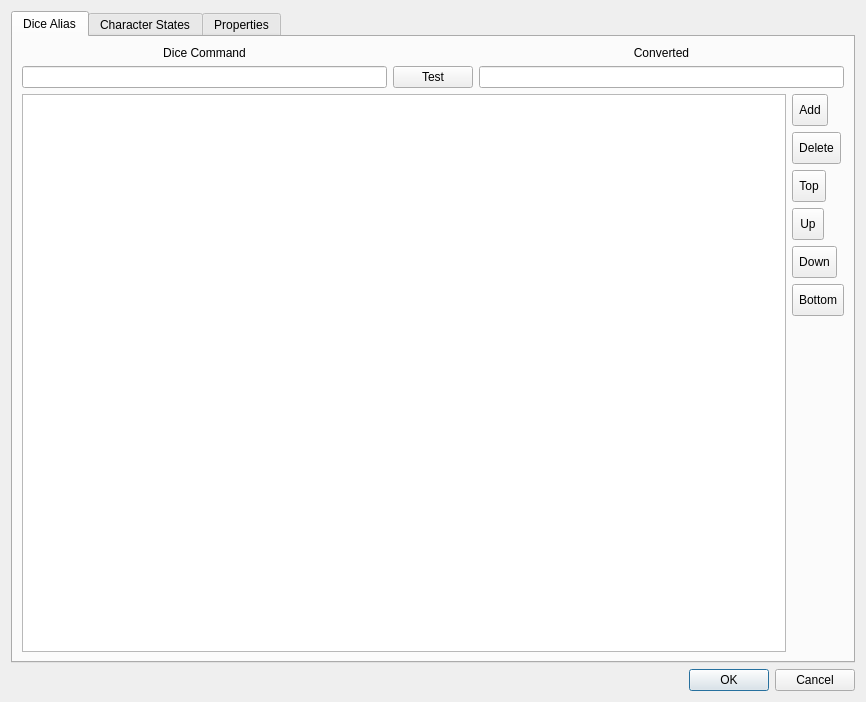
<?xml version="1.0" encoding="UTF-8"?>
<ui version="4.0">
 <class>CampaignProperties</class>
 <widget class="QDialog" name="CampaignProperties">
  <property name="geometry">
   <rect>
    <x>0</x>
    <y>0</y>
    <width>866</width>
    <height>702</height>
   </rect>
  </property>
  <property name="windowTitle">
   <string>Dialog</string>
  </property>
  <layout class="QVBoxLayout" name="verticalLayout_5">
   <item>
    <widget class="QTabWidget" name="m_tabwidget">
     <property name="currentIndex">
      <number>0</number>
     </property>
     <widget class="QWidget" name="dicealias">
      <attribute name="title">
       <string>Dice Alias</string>
      </attribute>
      <layout class="QVBoxLayout" name="verticalLayout">
       <item>
        <layout class="QHBoxLayout" name="horizontalLayout_10" stretch="1,0,1">
         <item>
          <layout class="QVBoxLayout" name="verticalLayout_10">
           <item>
            <widget class="QLabel" name="label_15">
             <property name="text">
              <string>Dice Command</string>
             </property>
             <property name="alignment">
              <set>Qt::AlignmentFlag::AlignCenter</set>
             </property>
            </widget>
           </item>
           <item>
            <widget class="QLineEdit" name="m_cmdDiceEdit"/>
           </item>
          </layout>
         </item>
         <item>
          <layout class="QVBoxLayout" name="verticalLayout_11">
           <item>
            <spacer name="horizontalSpacer_3">
             <property name="orientation">
              <enum>Qt::Orientation::Horizontal</enum>
             </property>
             <property name="sizeHint" stdset="0">
              <size>
               <width>40</width>
               <height>20</height>
              </size>
             </property>
            </spacer>
           </item>
           <item>
            <widget class="QPushButton" name="m_testPushButton">
             <property name="text">
              <string>Test</string>
             </property>
            </widget>
           </item>
          </layout>
         </item>
         <item>
          <layout class="QVBoxLayout" name="verticalLayout_12">
           <item>
            <widget class="QLabel" name="label_16">
             <property name="text">
              <string>Converted</string>
             </property>
             <property name="alignment">
              <set>Qt::AlignmentFlag::AlignCenter</set>
             </property>
            </widget>
           </item>
           <item>
            <widget class="QLineEdit" name="m_convertedCmdEdit"/>
           </item>
          </layout>
         </item>
        </layout>
       </item>
       <item>
        <layout class="QHBoxLayout" name="horizontalLayout_11">
         <item>
          <widget class="QTableView" name="m_tableViewAlias">
           <property name="editTriggers">
            <set>QAbstractItemView::EditTrigger::AllEditTriggers</set>
           </property>
           <property name="dragEnabled">
            <bool>true</bool>
           </property>
           <property name="dragDropMode">
            <enum>QAbstractItemView::DragDropMode::DragDrop</enum>
           </property>
           <property name="alternatingRowColors">
            <bool>true</bool>
           </property>
           <property name="selectionBehavior">
            <enum>QAbstractItemView::SelectionBehavior::SelectRows</enum>
           </property>
           <property name="sortingEnabled">
            <bool>false</bool>
           </property>
           <attribute name="horizontalHeaderStretchLastSection">
            <bool>false</bool>
           </attribute>
           <attribute name="verticalHeaderVisible">
            <bool>false</bool>
           </attribute>
          </widget>
         </item>
         <item>
          <layout class="QVBoxLayout" name="verticalLayout_9">
           <property name="sizeConstraint">
            <enum>QLayout::SizeConstraint::SetDefaultConstraint</enum>
           </property>
           <item>
            <widget class="QToolButton" name="m_addDiceAliasAct">
             <property name="minimumSize">
              <size>
               <width>32</width>
               <height>32</height>
              </size>
             </property>
             <property name="toolTip">
              <string>Add</string>
             </property>
             <property name="text">
              <string>Add</string>
             </property>
             <property name="icon">
              <iconset theme="add"/>
             </property>
             <property name="iconSize">
              <size>
               <width>32</width>
               <height>32</height>
              </size>
             </property>
            </widget>
           </item>
           <item>
            <widget class="QToolButton" name="m_delDiceAliasAct">
             <property name="minimumSize">
              <size>
               <width>32</width>
               <height>32</height>
              </size>
             </property>
             <property name="toolTip">
              <string>Delete</string>
             </property>
             <property name="text">
              <string>Delete</string>
             </property>
             <property name="icon">
              <iconset theme="remove"/>
             </property>
             <property name="iconSize">
              <size>
               <width>32</width>
               <height>32</height>
              </size>
             </property>
            </widget>
           </item>
           <item>
            <widget class="QToolButton" name="m_topDiceAliasAct">
             <property name="minimumSize">
              <size>
               <width>32</width>
               <height>32</height>
              </size>
             </property>
             <property name="toolTip">
              <string>Top</string>
             </property>
             <property name="text">
              <string>Top</string>
             </property>
             <property name="icon">
              <iconset theme="go-top"/>
             </property>
             <property name="iconSize">
              <size>
               <width>32</width>
               <height>32</height>
              </size>
             </property>
            </widget>
           </item>
           <item>
            <widget class="QToolButton" name="m_upDiceAliasAct">
             <property name="minimumSize">
              <size>
               <width>32</width>
               <height>32</height>
              </size>
             </property>
             <property name="toolTip">
              <string>Up</string>
             </property>
             <property name="text">
              <string>Up</string>
             </property>
             <property name="icon">
              <iconset theme="go-up"/>
             </property>
             <property name="iconSize">
              <size>
               <width>32</width>
               <height>32</height>
              </size>
             </property>
            </widget>
           </item>
           <item>
            <widget class="QToolButton" name="m_downDiceAliasAct">
             <property name="minimumSize">
              <size>
               <width>32</width>
               <height>32</height>
              </size>
             </property>
             <property name="toolTip">
              <string>Down</string>
             </property>
             <property name="text">
              <string>Down</string>
             </property>
             <property name="icon">
              <iconset theme="go-down"/>
             </property>
             <property name="iconSize">
              <size>
               <width>32</width>
               <height>32</height>
              </size>
             </property>
            </widget>
           </item>
           <item>
            <widget class="QToolButton" name="m_bottomDiceAliasAct">
             <property name="minimumSize">
              <size>
               <width>32</width>
               <height>32</height>
              </size>
             </property>
             <property name="toolTip">
              <string>Bottom</string>
             </property>
             <property name="text">
              <string>Bottom</string>
             </property>
             <property name="icon">
              <iconset theme="go-bottom"/>
             </property>
             <property name="iconSize">
              <size>
               <width>32</width>
               <height>32</height>
              </size>
             </property>
             <property name="autoRaise">
              <bool>false</bool>
             </property>
            </widget>
           </item>
           <item>
            <spacer name="verticalSpacer">
             <property name="orientation">
              <enum>Qt::Orientation::Vertical</enum>
             </property>
             <property name="sizeHint" stdset="0">
              <size>
               <width>20</width>
               <height>40</height>
              </size>
             </property>
            </spacer>
           </item>
          </layout>
         </item>
        </layout>
       </item>
      </layout>
     </widget>
     <widget class="QWidget" name="tab_2">
      <attribute name="title">
       <string>Character States</string>
      </attribute>
      <layout class="QVBoxLayout" name="verticalLayout_2">
       <item>
        <layout class="QHBoxLayout" name="horizontalLayout">
         <item>
          <widget class="QTableView" name="m_stateView">
           <attribute name="horizontalHeaderStretchLastSection">
            <bool>true</bool>
           </attribute>
           <attribute name="verticalHeaderVisible">
            <bool>false</bool>
           </attribute>
          </widget>
         </item>
         <item>
          <layout class="QVBoxLayout" name="verticalLayout_3">
           <item>
            <widget class="QToolButton" name="m_addCharacterStateAct">
             <property name="toolTip">
              <string>Add</string>
             </property>
             <property name="text">
              <string>Add</string>
             </property>
             <property name="icon">
              <iconset theme="add"/>
             </property>
            </widget>
           </item>
           <item>
            <widget class="QToolButton" name="m_delCharceterStateAct">
             <property name="toolTip">
              <string>Delete</string>
             </property>
             <property name="text">
              <string>Delete</string>
             </property>
             <property name="icon">
              <iconset theme="remove"/>
             </property>
            </widget>
           </item>
           <item>
            <widget class="QToolButton" name="m_topCharacterStateAct">
             <property name="toolTip">
              <string>Top</string>
             </property>
             <property name="text">
              <string>Top</string>
             </property>
             <property name="icon">
              <iconset theme="go-top"/>
             </property>
            </widget>
           </item>
           <item>
            <widget class="QToolButton" name="m_upCharacterStateAct">
             <property name="toolTip">
              <string>Up</string>
             </property>
             <property name="text">
              <string>Up</string>
             </property>
             <property name="icon">
              <iconset theme="go-up"/>
             </property>
            </widget>
           </item>
           <item>
            <widget class="QToolButton" name="m_downCharacterStateAct">
             <property name="toolTip">
              <string>Down</string>
             </property>
             <property name="text">
              <string>Down</string>
             </property>
             <property name="icon">
              <iconset theme="go-down"/>
             </property>
            </widget>
           </item>
           <item>
            <widget class="QToolButton" name="m_bottomCharacterStateAct">
             <property name="toolTip">
              <string>Bottom</string>
             </property>
             <property name="text">
              <string>Bottom</string>
             </property>
             <property name="icon">
              <iconset theme="go-bottom"/>
             </property>
            </widget>
           </item>
           <item>
            <spacer name="verticalSpacer_4">
             <property name="orientation">
              <enum>Qt::Orientation::Vertical</enum>
             </property>
             <property name="sizeHint" stdset="0">
              <size>
               <width>20</width>
               <height>40</height>
              </size>
             </property>
            </spacer>
           </item>
          </layout>
         </item>
        </layout>
       </item>
      </layout>
     </widget>
     <widget class="QWidget" name="tab">
      <attribute name="title">
       <string>Properties</string>
      </attribute>
      <layout class="QVBoxLayout" name="verticalLayout_4">
       <item>
        <layout class="QFormLayout" name="formLayout">
         <item row="0" column="0">
          <widget class="QLabel" name="label">
           <property name="text">
            <string>Name:</string>
           </property>
          </widget>
         </item>
         <item row="0" column="1">
          <widget class="QLineEdit" name="m_nameEdit"/>
         </item>
         <item row="1" column="0">
          <widget class="QLabel" name="label_2">
           <property name="text">
            <string>Root Directory:</string>
           </property>
          </widget>
         </item>
         <item row="1" column="1">
          <widget class="FileDirChooser" name="m_rootDir" native="true"/>
         </item>
         <item row="2" column="0">
          <widget class="QLabel" name="label_5">
           <property name="text">
            <string>Theme*:</string>
           </property>
          </widget>
         </item>
         <item row="2" column="1">
          <widget class="QComboBox" name="m_currentTheme"/>
         </item>
         <item row="3" column="0">
          <widget class="QLabel" name="label_3">
           <property name="text">
            <string>File count:</string>
           </property>
          </widget>
         </item>
         <item row="3" column="1">
          <widget class="QLabel" name="m_fileCountLbl">
           <property name="text">
            <string/>
           </property>
          </widget>
         </item>
         <item row="4" column="0">
          <widget class="QLabel" name="label_4">
           <property name="text">
            <string>Disk usage:</string>
           </property>
          </widget>
         </item>
         <item row="4" column="1">
          <widget class="QLabel" name="m_diskUsageLbl">
           <property name="text">
            <string/>
           </property>
          </widget>
         </item>
         <item row="5" column="0" colspan="2">
          <widget class="QCheckBox" name="m_loadSessionCb">
           <property name="toolTip">
            <string>Load all open documents from last session.</string>
           </property>
           <property name="text">
            <string>Restore session at startup</string>
           </property>
          </widget>
         </item>
        </layout>
       </item>
       <item>
        <spacer name="verticalSpacer_2">
         <property name="orientation">
          <enum>Qt::Orientation::Vertical</enum>
         </property>
         <property name="sizeHint" stdset="0">
          <size>
           <width>20</width>
           <height>497</height>
          </size>
         </property>
        </spacer>
       </item>
      </layout>
     </widget>
    </widget>
   </item>
   <item>
    <widget class="QDialogButtonBox" name="buttonBox">
     <property name="orientation">
      <enum>Qt::Orientation::Horizontal</enum>
     </property>
     <property name="standardButtons">
      <set>QDialogButtonBox::StandardButton::Cancel|QDialogButtonBox::StandardButton::Ok</set>
     </property>
    </widget>
   </item>
  </layout>
 </widget>
 <customwidgets>
  <customwidget>
   <class>FileDirChooser</class>
   <extends>QWidget</extends>
   <header location="global">customs/filedirchooser.h</header>
   <container>1</container>
  </customwidget>
 </customwidgets>
 <resources/>
 <connections>
  <connection>
   <sender>buttonBox</sender>
   <signal>accepted()</signal>
   <receiver>CampaignProperties</receiver>
   <slot>accept()</slot>
   <hints>
    <hint type="sourcelabel">
     <x>248</x>
     <y>254</y>
    </hint>
    <hint type="destinationlabel">
     <x>157</x>
     <y>274</y>
    </hint>
   </hints>
  </connection>
  <connection>
   <sender>buttonBox</sender>
   <signal>rejected()</signal>
   <receiver>CampaignProperties</receiver>
   <slot>reject()</slot>
   <hints>
    <hint type="sourcelabel">
     <x>316</x>
     <y>260</y>
    </hint>
    <hint type="destinationlabel">
     <x>286</x>
     <y>274</y>
    </hint>
   </hints>
  </connection>
 </connections>
</ui>
